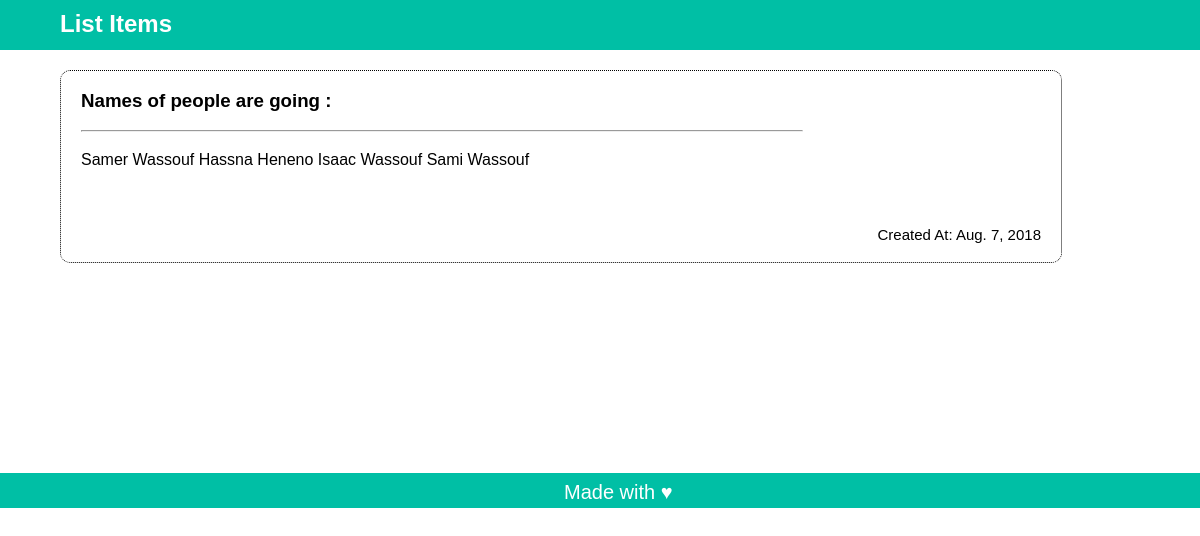
Page /posts/info/14 on the committed database.
### posts/models.py (models this page shows, shortened)
class Post(models.Model):
    title=models.CharField(max_length=200)
    content=models.TextField()
    createted_at= models.DateField(default=datetime.now,blank=True)

### posts/views.py (the view)
# urls.py: path('info/<int:id>', views.item, name='item'),
def item(request,id):
    post= Post.objects.get(id=id)
    context={
        'post': post
    }
    return render(request,'posts/item.html',context)

### posts/templates/posts/item.html
{% extends "posts/base.html" %}
{% block main%}
    <h3>{{post.title}} :</h3>
    <hr class="line">
    <div id="note">
        <p>{{post.content}} </p>
            <div style="height: 20px; clear: both;"></div>
            <div id="date"><p>Created At: {{post.createted_at}}</p> </div>
    </div>
{%endblock%}

### posts/static/posts/main.css (style rules this page uses)
body { margin: 0%; padding: 0%; font-family: Arial, Helvetica, sans-serif; }
#note { line-height: 150%; }
#date p { float: right; font-size: 15px; }
.line { width: 75%; margin-left: 0px; }

### rows in the picture
Post: title "Names of people are going", content "Samer Wassouf Hassna Heneno Isaac Wassouf Sami Wassouf", createted_at "Aug. 7, 2018"
